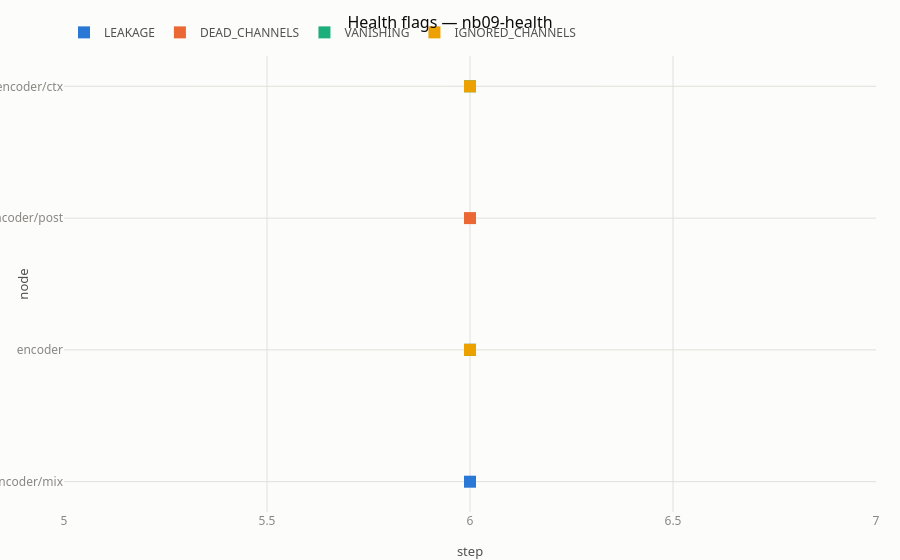

Notebook cell for this chart:
### Markdown cell above
Las cuatro patologías, cazadas con los umbrales por defecto. Ahora las
mismas conclusiones, en visual:

### Code cell
view = soma.RunView(run2.dir)
view.plot_health()   # qué falló, dónde y en qué step

### Figure 1 — Plotly figure (JSON) as saved in the notebook; plotly's stock layout.template omitted (floating-point values rounded to 4 significant figures)
{"data": [{"customdata": ["LEAKAGE — act_mean_abs=2.438e-01,act_sat_frac_max=0.000e+00,act_std=3.573e-01,act_zero_frac=4.959e-01,act_zero_frac_max=4.971e-01,dead_channels=0.000e+00,dormancy_frac=0.000e+00,eff_rank=1.531e+01,grad_param_ratio=nan,ignored_channels=0.000e+00,max_group_cka=9.958e-01,n_channels=3.200e+01,out_grad_max=5.430e-07,out_grad_norm=3.228e-06,param_grad_max=nan,param_grad_norm=nan,param_grad_zero_frac=nan,param_norm=nan", "LEAKAGE — in: mix"], "hovertemplate": "%{y} @ step %{x}<br>%{customdata}<extra></extra>", "marker": {"color": "#2a78d6", "size": 12, "symbol": "square"}, "mode": "markers", "name": "LEAKAGE", "type": "scatter", "x": [6, 6], "y": ["encoder/mix", "encoder"]}, {"customdata": ["DEAD_CHANNELS(5) — act_mean_abs=9.853e-02,act_sat_frac_max=0.000e+00,act_std=1.516e-01,act_zero_frac=5.362e-01,act_zero_frac_max=5.391e-01,dead_channels=5.000e+00,dormancy_frac=2.188e-01,eff_rank=1.578e+01,grad_param_ratio=1.523e-06,ignored_channels=0.000e+00,n_channels=3.200e+01,out_grad_max=1.053e-06,out_grad_norm=6.799e-06,param_grad_max=5.762e-06,param_grad_norm=1.895e-05,param_grad_zero_frac=4.249e-01,param_norm=1.244e+01", "DEAD_CHANNELS — in: post"], "hovertemplate": "%{y} @ step %{x}<br>%{customdata}<extra></extra>", "marker": {"color": "#eb6834", "size": 12, "symbol": "square"}, "mode": "markers", "name": "DEAD_CHANNELS", "type": "scatter", "x": [6, 6], "y": ["encoder/post", "encoder"]}, {"customdata": ["VANISHING — act_mean_abs=2.120e-01,act_sat_frac_max=0.000e+00,act_std=2.726e-01,act_zero_frac=0.000e+00,act_zero_frac_max=0.000e+00,dead_channels=0.000e+00,dormancy_frac=0.000e+00,eff_rank=1.339e+01,grad_param_ratio=0.000e+00,ignored_channels=3.200e+01,n_channels=3.200e+01,out_grad_max=0.000e+00,out_grad_norm=0.000e+00,param_grad_max=0.000e+00,param_grad_norm=0.000e+00,param_grad_zero_frac=1.000e+00,param_norm=3.250e+00", "VANISHING — in: ctx"], "hovertemplate": "%{y} @ step %{x}<br>%{customdata}<extra></extra>", "marker": {"color": "#1baf7a", "size": 12, "symbol": "square"}, "mode": "markers", "name": "VANISHING", "type": "scatter", "x": [6, 6], "y": ["encoder/ctx", "encoder"]}, {"customdata": ["IGNORED_CHANNELS(32) — act_mean_abs=2.120e-01,act_sat_frac_max=0.000e+00,act_std=2.726e-01,act_zero_frac=0.000e+00,act_zero_frac_max=0.000e+00,dead_channels=0.000e+00,dormancy_frac=0.000e+00,eff_rank=1.339e+01,grad_param_ratio=0.000e+00,ignored_channels=3.200e+01,n_channels=3.200e+01,out_grad_max=0.000e+00,out_grad_norm=0.000e+00,param_grad_max=0.000e+00,param_grad_norm=0.000e+00,param_grad_zero_frac=1.000e+00,param_norm=3.250e+00", "IGNORED_CHANNELS — in: ctx"], "hovertemplate": "%{y} @ step %{x}<br>%{customdata}<extra></extra>", "marker": {"color": "#eda100", "size": 12, "symbol": "square"}, "mode": "markers", "name": "IGNORED_CHANNELS", "type": "scatter", "x": [6, 6], "y": ["encoder/ctx", "encoder"]}], "layout": {"title": {"text": "Health flags — nb09-health"}, "xaxis": {"title": {"text": "step"}}, "yaxis": {"title": {"text": "node"}}}}
